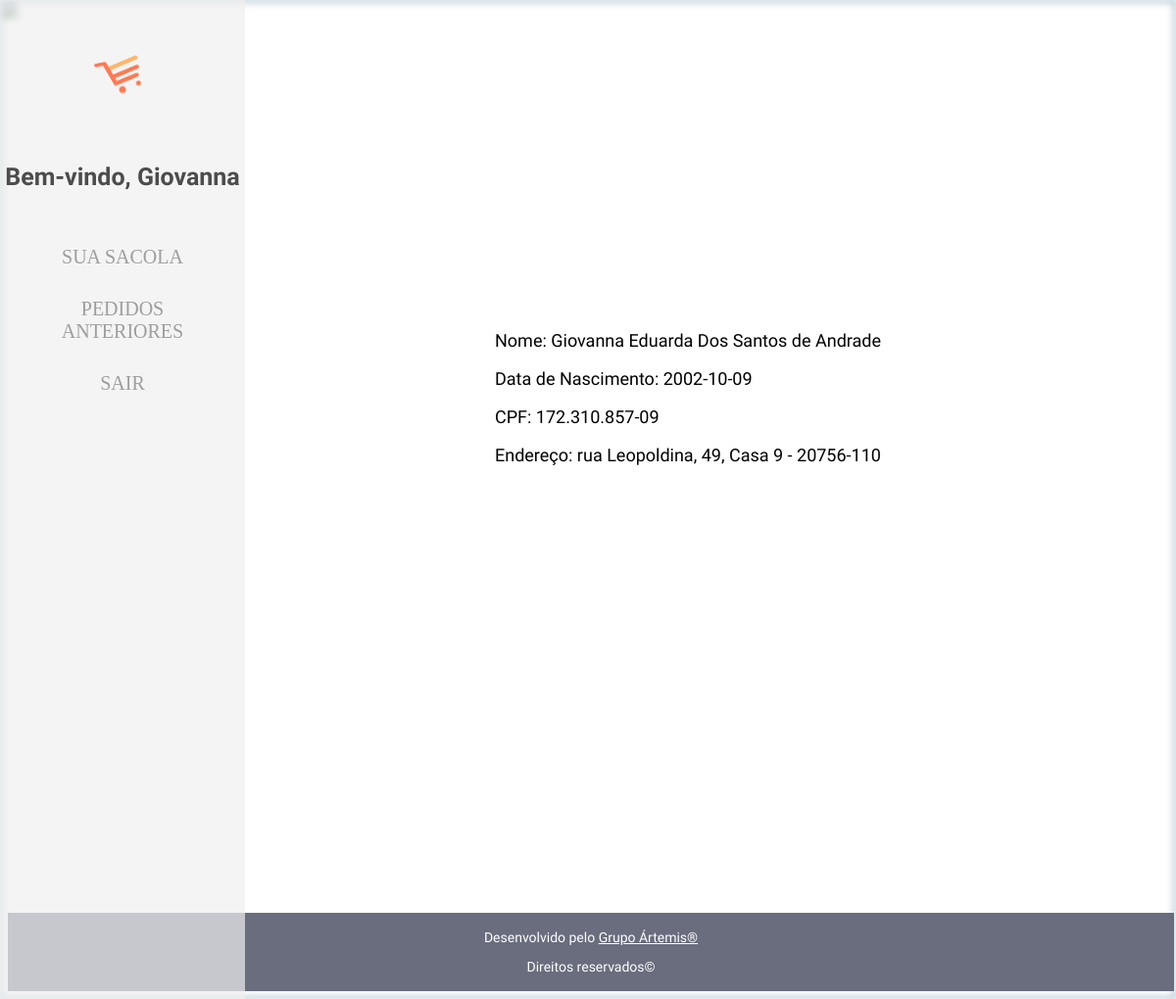
The page /scripts/dados_cliente.php (signed in) on the database its author committed.
### tables this page shows
CREATE TABLE IF NOT EXISTS `tbclientes` (
  `nome` varchar(255) NOT NULL,
  `email_cliente` varchar(255) NOT NULL,
  `nasc_cliente` date NOT NULL,
  `cpf_cliente` varchar(14) NOT NULL,
  `logra` varchar(20) NOT NULL,
  `cep` varchar(9) NOT NULL,
  `endereco` varchar(200) NOT NULL,
  `comple` varchar(50) NOT NULL,
  `senha` varchar(8) NOT NULL,
  PRIMARY KEY (`cpf_cliente`)
);

### scripts/dados_cliente.php (the view, shortened to what this page needs)
<!DOCTYPE html>
<html>
<head>
	<link rel="stylesheet" href="\mercadodelivery/css/scripts-style.css"/>
</head>
<body>
	<?php
	require('bdconexion.php');
	$logado = $_SESSION['email'];
	$pesq = mysqli_query($conn, "SELECT * FROM tbclientes WHERE '$logado' = email_cliente;");
	$check = mysqli_num_rows($pesq);
	if ($check >= 1){
		while ($dados = mysqli_fetch_assoc($pesq)){
			$nome = $dados['nome'];
			$nasc = $dados['nasc_cliente'];
			$cpf = $dados['cpf_cliente'];
			$logra = $dados['logra'];
			$cep = $dados['cep'];
			$endereco = $dados['endereco'];
			$comple = $dados['comple'];
		}
	}
	$esp = strpos($nome, " ");
	$nome_print = substr($nome, 0, $esp);
?>
	<nav id="navbar">
     <header>
    <center>
    	<a href='\mercadodelivery/index.php'><figure><img src='\mercadodelivery/imagens/logo.png' id='logo' width='120'/></figure></a>
    </center>
    <?php
    	echo "<h1>Bem-vindo, $nome_print</h1></header>";
    ?>
       <ul>
        <li><a href="\mercadodelivery/scripts/area_cliente.php">SUA SACOLA</a></li>
        <li><a href="#">PEDIDOS ANTERIORES</a></li>
        <li><a href='\mercadodelivery/scripts/logout.php'>SAIR</a></li>
    </ul>
  	</nav><img src='https://ca12a97fef467f0a0fc5-5680361a3407f33f45d506504554a5a0.ssl.cf3.rackcdn.com/entries/h/e_h0at7w77/posters/4043.jpg' id='background-img'>
	<div class='conteudo'>
	<?php
	echo "Nome: $nome
		 <p>Data de Nascimento: $nasc
		 <p>CPF: $cpf
		 <p>Endereço: $logra $endereco, $comple - $cep";
	?>
	</div>
</body>
<footer>
		<center>
		<p>Desenvolvido pelo <a href=''>Grupo Ártemis&reg;</a></p>
		<p>Direitos reservados&copy;</p>
		</center>
	</footer>
</html>

### css/scripts-style.css (style rules this page uses)
html, body { width: 100%; height: 100%; display: flex; margin: 0; padding: 0; background: #E5E5E5; }
#background-img { position: fixed; z-index: -1; width: 100%; height: 100%; left: 0px; top: 0px; opacity: 1.0; border: 1px solid #2D9CDB; box-sizing: border-box; filter: blur(3.5px) brightness(80%); }
ul li a { text-decoration: none; display: block; padding: 0px; }
#navbar li { list-style: none; }
#navbar h1 { font-family: 'Solway', serif; font-size: 25px; }
#navbar { font-size: 20px; text-align: center; background-color: #f0f0f0; position: fixed; min-width: 250px; top: 0px; left: 0px; opacity: 0.7; width: 100px; height: 100%; border-color: rgba(0, 22, 22, 0.4); text-align: center; }
#logo { opacity: 1.0; z-index: 1; position: relative; left: 0px; top: 0px; }
footer { font-family: 'Solway', serif; color: #FFFFFF; font-size: 14px; width: 100%; padding: 3px; margin: 932px 0px 0px 0px; background-color: #696D7D; position: static; bottom: 0px; }
footer a { color: white; }
.conteudo { width: 400px; position: absolute; top: 35%; margin-top: -25px; left: 50%; margin-left: -100px; padding: 5px; font-family: 'Solway', serif; font-size: 18px; border-radius: 15px; background-color: #fff; text-align: justify: }
nav ul { padding: 0 20px; border-radius: 10px; list-style: none; position: relative; display: inline-table; }
nav ul:after { content: ""; clear: both; display: block; }
nav ul li a { display: block; padding: 15px 20px; color: #757575; text-decoration: none; }

### rows shown on the page
tbclientes: nome "Giovanna", nome "Giovanna Eduarda Dos Santos de Andrade", nasc_cliente "2002-10-09", cpf_cliente "172.310.857-09", logra "rua", endereco "Leopoldina, 49", comple "Casa 9", cep "20756-110"
